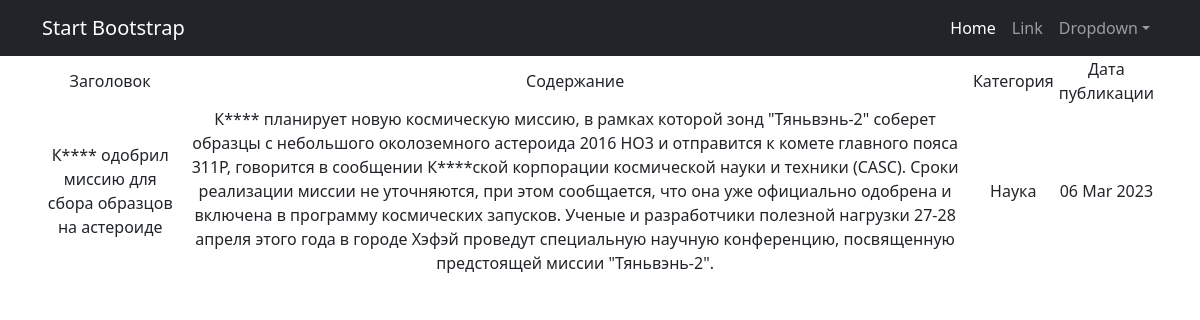
/posts/1, run on the app's committed database.
### news/models.py (models this page shows, shortened)
class Post(models.Model):
    dateCreation = models.DateTimeField(auto_now_add=True)
    title = models.CharField(max_length=128)
    text = models.TextField()
    category = models.ForeignKey(to='Category', on_delete=models.CASCADE, related_name='posts')

class Category(models.Model):
    name = models.CharField(max_length=100, unique=True)

### news/views.py (the view)
# urls.py: path('<int:pk>', PostDetail.as_view()),
class PostDetail(DetailView):
    model = Post
    template_name = 'post.html'
    context_object_name = 'post'

### news/templatetags/custom_filters.py (called while the page is built)
@register.filter()
def censor(text):
    bad_words = ['сфинкса', 'китай']
    if type(text) == str:
        for word in text.split():
            if word.lower() in bad_words:
                text = text.replace(word, f"{word[0]}{'*' * (len(word) - 1)}")
    else:
        raise ValueError('Входные данные не являются строкой!')
    return text

### templates/post.html (shortened to what this page needs)
{% extends 'flatpages/default.html' %}
{% load custom_filters %}
{% block content %}
   {% if post %}
       <table>
           <tr>
               <td>Заголовок</td>
               <td>Содержание</td>
               <td>Категория</td>
               <td>Дата публикации</td>
           </tr>
           <tr>
               <td>{{ post.title|censor}}</td>
               <td>{{ post.text|censor}}</td>
               <td>{{ post.category.name }}</td>
               <td>{{ post.dateCreation|date:'d M Y' }}</td>
           </tr>
       </table>
   {% else %}
       <h2>Новости нет!</h2>!
   {% endif %}
{% endblock content %}

### data on the page
Post: title|censor "К**** одобрил миссию для сбора образцов на астероиде", text|censor "К**** планирует новую космическую миссию, в рамках которой зонд \"Тяньвэнь-2\" соберет образцы с небольшого околоземного астероида 2016 HO3 и отправится к комете главного пояса 311P, говорится в сообщении К****ской корпорации космической науки и техники (CASC). Сроки реализации миссии не уточняются, при этом сообщается, что она уже официально одобрена и включена в программу космических запусков. Ученые и разработчики полезной нагрузки 27-28 апреля этого года в городе Хэфэй проведут специальную научную конференцию, посвященную предстоящей миссии \"Тяньвэнь-2\".", category.name "Наука", dateCreation "06 Mar 2023"
